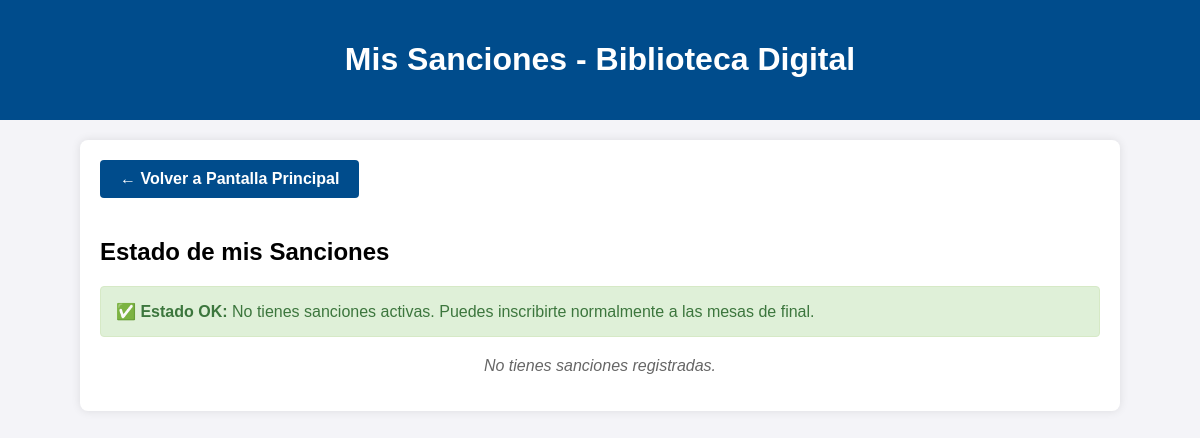
Before: /libros/mis-sanciones/ (signed in) with the older database file.
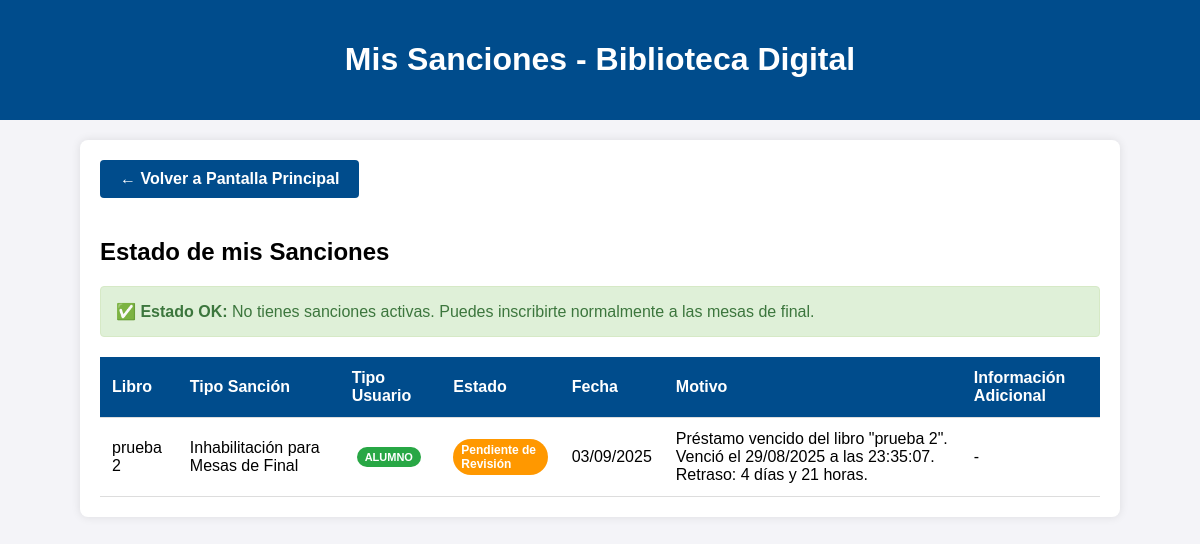
After: the same page with the newer database file.
### libros/models.py (models this page shows, shortened)
class Sancion(models.Model):
    TIPO_CHOICES = (
        ('inhabilitacion_mesas', 'Inhabilitación para Mesas de Final'),
        ('suspension_prestamos', 'Suspensión de Préstamos'),
    )
    ESTADO_CHOICES = (
        ('pendiente', 'Pendiente de Revisión'),
        ('confirmada', 'Confirmada'),
        ('cancelada', 'Cancelada'),
        ('cumplida', 'Cumplida/Finalizada'),
    )
    TIPO_USUARIO_SANCION_CHOICES = (
        ('alumno', 'Alumno'),
        ('docente', 'Docente'),
    )
    id_sancion = models.AutoField(primary_key=True)
    usuario = models.ForeignKey(Usuario, on_delete=models.CASCADE, related_name='sanciones')
    prestamo = models.ForeignKey(Prestamo, on_delete=models.CASCADE, related_name='sanciones')
    tipo_sancion = models.CharField(max_length=30, choices=TIPO_CHOICES, default='inhabilitacion_mesas')
    estado = models.CharField(max_length=15, choices=ESTADO_CHOICES, default='pendiente')
    tipo_usuario_sancion = models.CharField(
        max_length=10,
        choices=TIPO_USUARIO_SANCION_CHOICES,
        default='alumno',
        help_text="Tipo de usuario al que se aplica la sanción"
    )
    fecha_suspension_hasta = models.DateTimeField(
        null=True,
        blank=True,
        help_text="Fecha hasta la que está suspendido el docente (3 meses)"
    )
    acumulado_sanciones = models.IntegerField(
        default=0,
        help_text="Número de sanciones acumuladas del docente"
    )
    fecha_creacion = models.DateTimeField(auto_now_add=True)
    fecha_confirmacion = models.DateTimeField(null=True, blank=True)
    fecha_finalizacion = models.DateTimeField(null=True, blank=True)
    motivo = models.TextField(default='Préstamo vencido')
    observaciones_bibliotecaria = models.TextField(blank=True, null=True)
    libro_devuelto_catalogo = models.BooleanField(default=False)
    fecha_devolucion_catalogo = models.DateTimeField(null=True, blank=True)
    class Meta:
        ordering = ['-fecha_creacion']

class Prestamo(models.Model):
    ESTADO_CHOICES = (
        ('solicitado', 'Reserva Solicitada'),
        ('aprobado_reserva', 'Reserva Aprobada'),
        ('aprobado', 'Préstamo Activo'),
        ('rechazado', 'Reserva Rechazada'),
        ('finalizado', 'Finalizado'),
        ('vencido', 'Vencido'),
    )
    TIPO_CHOICES = (
        ('domicilio', 'Préstamo a Domicilio'),
        ('aula', 'Préstamo en Aula'),
    )
    TIPO_USUARIO_CHOICES = (
        ('alumno', 'Alumno'),
        ('profesor', 'Profesor'),
    )
    id_prestamo = models.AutoField(primary_key=True)
    usuario = models.ForeignKey(Usuario, on_delete=models.CASCADE, related_name='prestamos_usuario', null=True, blank=True)
    nombre_usuario = models.CharField(max_length=255)
    email_usuario = models.EmailField()
    libro = models.ForeignKey(Libro, on_delete=models.CASCADE, related_name='prestamos')
    fecha_solicitud = models.DateTimeField(auto_now_add=True)
    fecha_aprobacion = models.DateTimeField(null=True, blank=True)
    fecha_devolucion_programada = models.DateTimeField(null=True, blank=True)
    fecha_devolucion_real = models.DateTimeField(null=True, blank=True)
    fecha_limite_reserva = models.DateTimeField(null=True, blank=True)
    estado = models.CharField(max_length=20, choices=ESTADO_CHOICES, default='solicitado')
    tipo_prestamo = models.CharField(max_length=10, choices=TIPO_CHOICES, default='domicilio')
    tipo_usuario = models.CharField(max_length=10, choices=TIPO_USUARIO_CHOICES, default='alumno')
    motivo_rechazo = models.TextField(blank=True, null=True)
    observaciones = models.TextField(blank=True, null=True)
    fecha_retiro_real = models.DateTimeField(null=True, blank=True)
    extension_solicitada = models.BooleanField(default=False)
    fecha_extension = models.DateTimeField(null=True, blank=True)
    motivo_extension = models.TextField(blank=True, null=True)

class Inventario(models.Model):
    id_inventario = models.AutoField(primary_key=True)
    estado = models.CharField(max_length=255, null=True, default="Disponible")
    motivo_baja = models.CharField(max_length=255, null=True)
    descripcion = models.TextField(null=True)
    num_ejemplar = models.IntegerField(null=True)
    imagen_rota = models.ImageField(
        upload_to='imagenes_rota/', null=True, blank=True)

class Libro(Inventario):
    id_libro = models.AutoField(primary_key=True)
    titulo = models.CharField(max_length=255)
    autor = models.CharField(max_length=255)
    editorial = models.CharField(max_length=255)
    clasificacion_cdu = models.CharField(max_length=255, null=False, default='Sin clasificar')
    siglas_autor_titulo = models.CharField(max_length=255, null=False, default='ABC')
    num_inventario = models.IntegerField(null=False, default=1)
    resumen = models.TextField()
    etiqueta_palabra_clave = models.TextField(default='Roma,Historia,Clasica')
    sede = models.TextField(default='La Plata')
    disponibilidad = models.CharField(max_length=255, null=True, default="Disponible")
    observaciones = models.TextField(default='Esta es una observación')
    img = models.URLField()

### libros/views.py (the view)
# urls.py: path('mis-sanciones/', views.mis_sanciones, name='mis_sanciones'),
@login_required
def mis_sanciones(request):
    sanciones = Sancion.objects.filter(usuario=request.user).order_by('-fecha_creacion')
    sanciones_activas = sanciones.filter(estado='confirmada')
    context = {
        'sanciones': sanciones,
        'sanciones_activas': sanciones_activas,
        'tiene_sanciones_activas': sanciones_activas.exists(),
    }
    return render(request, 'libros/mis_sanciones.html', context)

### libros/templates/libros/mis_sanciones.html (shortened to what the changed rows need)
<!DOCTYPE html>
<html lang="es">
<head>
</head>
<body>
    <header>
        <h1>Mis Sanciones - Biblioteca Digital</h1>
    </header>
    <div class="container">
        <a href="{% url 'pantalla_principal' %}" class="btn-volver">← Volver a Pantalla Principal</a>
        <h2>Estado de mis Sanciones</h2>
        {% if tiene_sanciones_activas %}
            {% if user.perfil == 'docente' %}
                {% if user.tiene_sanciones_criticas %}
                    <div class="alert-critical">
                        <strong>🚫 COMPENSACIÓN REQUERIDA:</strong> Tienes 3 sanciones activas, debes devolver el material y traer un extra a su elección para compensar!
                    </div>
                {% else %}
                    <div class="alert-danger">
                        <strong>⚠️ Suspensión Activa:</strong> Tienes una sanción activa, no puedes solicitar préstamos durante 3 meses.
                    </div>
                {% endif %}
            {% else %}
                <div class="alert-warning">
                    <strong>⚠️ Atención:</strong> Tienes sanciones activas que te impiden inscribirte a mesas de final.
                    Para resolver esta situación, acércate a la biblioteca para devolver el material prestado.
                </div>
            {% endif %}
        {% else %}
            <div class="alert-success">
                {% if user.perfil == 'docente' %}
                    <strong>✅ Estado OK:</strong> No tienes sanciones activas. Puedes solicitar préstamos normalmente.
                {% else %}
                    <strong>✅ Estado OK:</strong> No tienes sanciones activas. Puedes inscribirte normalmente a las mesas de final.
                {% endif %}
            </div>
        {% endif %}
        {% if sanciones %}
        <table>
            <thead>
                <tr>
                    <th>Libro</th>
                    <th>Tipo Sanción</th>
                    <th>Tipo Usuario</th>
                    <th>Estado</th>
                    <th>Fecha</th>
                    <th>Motivo</th>
                    <th>Información Adicional</th>
                </tr>
            </thead>
            <tbody>
                {% for sancion in sanciones %}
                <tr>
                    <td>{{ sancion.prestamo.libro.titulo }}</td>
                    <td>{{ sancion.get_tipo_sancion_display }}</td>
                    <td>
                        {% if sancion.tipo_usuario_sancion == 'docente' %}
                            <span class="tipo-sancion-badge docente-badge">DOCENTE</span>
                        {% else %}
                            <span class="tipo-sancion-badge alumno-badge">ALUMNO</span>
                        {% endif %}
                    </td>
                    <td>
                        <span class="sancion-badge sancion-{{ sancion.estado }}">
                            {{ sancion.get_estado_display }}
                        </span>
                    </td>
                    <td>
                        {% if sancion.estado == 'confirmada' %}
                            {{ sancion.fecha_confirmacion|date:"d/m/Y" }}
                        {% else %}
                            {{ sancion.fecha_creacion|date:"d/m/Y" }}
                        {% endif %}
                    </td>
                    <td>{{ sancion.motivo }}</td>
                    <td>
                        {% if sancion.tipo_usuario_sancion == 'docente' and sancion.estado == 'confirmada' %}
                            {% if sancion.fecha_suspension_hasta %}
                                <strong>Suspendido hasta:</strong><br>
                                {{ sancion.fecha_suspension_hasta|date:"d/m/Y" }}
                            {% endif %}
                            {% if sancion.acumulado_sanciones > 0 %}
                                <br><strong>Sanciones acumuladas:</strong> {{ sancion.acumulado_sanciones }}
                                {% if sancion.acumulado_sanciones >= 3 %}
                                    <br><span style="color: #d32f2f; font-weight: bold;">¡COMPENSACIÓN REQUERIDA!</span>
                                {% endif %}
                            {% endif %}
                        {% elif sancion.tipo_usuario_sancion == 'alumno' and sancion.estado == 'confirmada' %}
                            <span style="color: #f44336;">Inhabilitado para mesas de final</span>
                        {% else %}
                            -
                        {% endif %}
                    </td>
                </tr>
                {% endfor %}
            </tbody>
        </table>
        {% else %}
        <p style="text-align: center; color: #666; font-style: italic;">
            No tienes sanciones registradas.
        </p>
        {% endif %}
    </div>
</body>
</html>

Changed rows visible on the page:
added Sancion: prestamo.libro.titulo "prueba 2", tipo_sancion "Inhabilitación para Mesas de Final", tipo_usuario_sancion "ALUMNO", estado "Pendiente de Revisión", fecha_creacion "03/09/2025", motivo "Préstamo vencido del libro \"prueba 2\". Venció el 29/08/2025 a las 23:35:07. Retraso: 4 días y 21 horas."
Other visible differences:
text no longer shown: "No tienes sanciones registradas."
text now shown: "Libro Tipo Sanción Tipo Usuario Estado Fecha Motivo Información Adicional"
